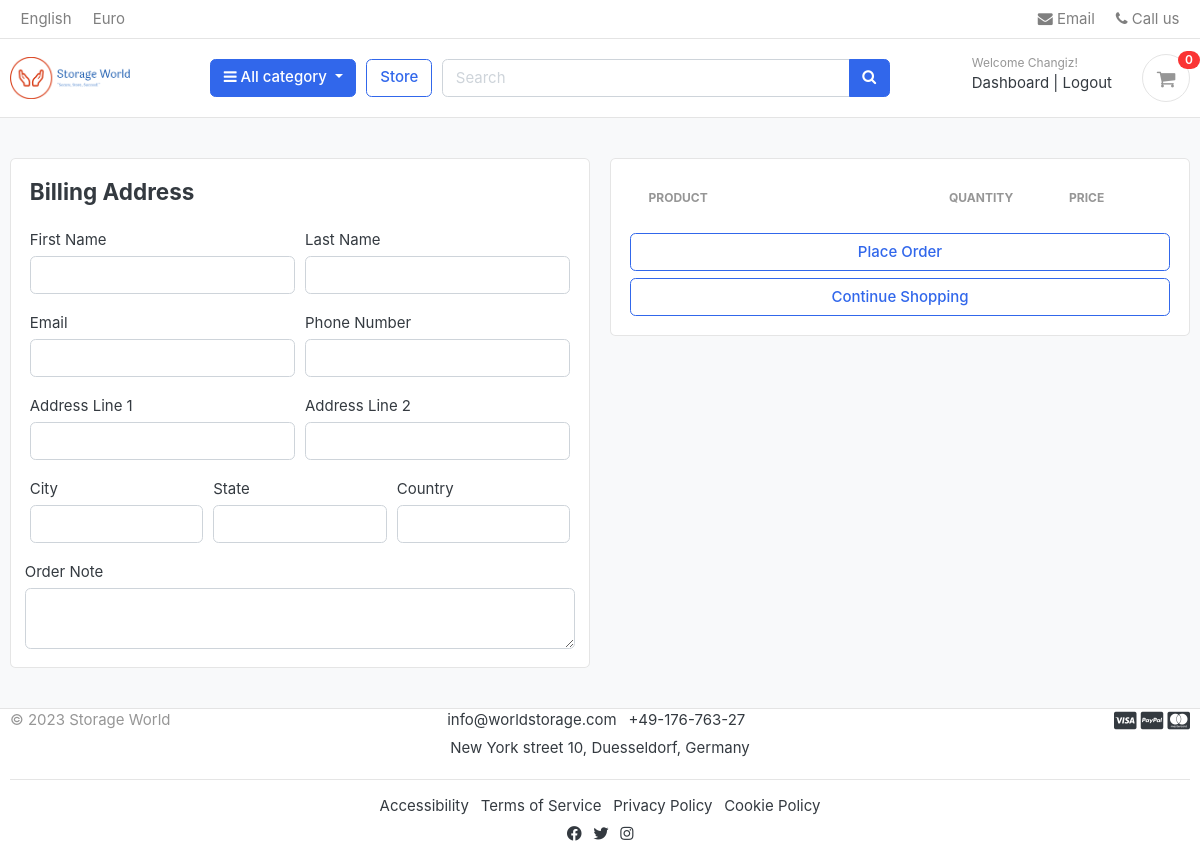
The app's page /cart/checkout/ (signed in), older data.
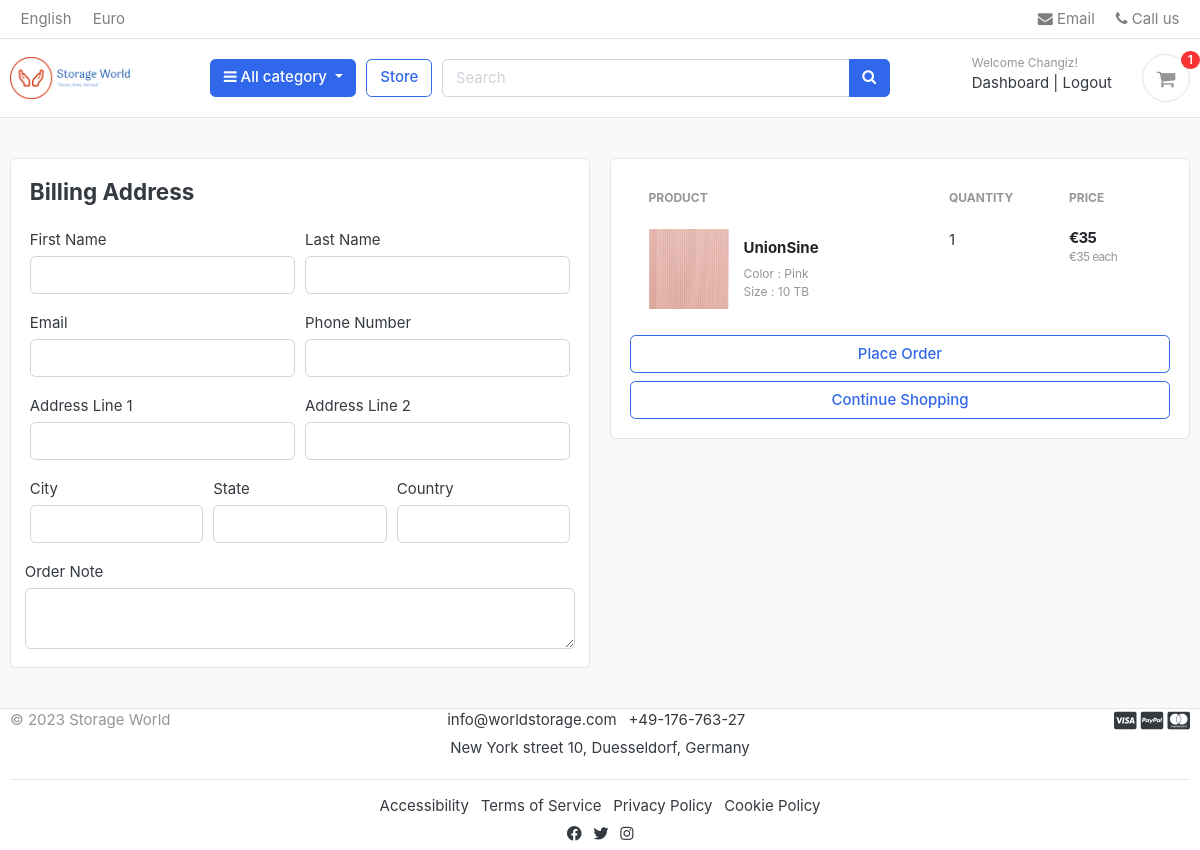
The same page, newer data.
### carts/models.py (models this page shows, shortened)
class CartItem(models.Model):
    user        = models.ForeignKey(Account, on_delete=models.CASCADE, null=True)
    product     = models.ForeignKey(Product, on_delete=models.CASCADE)
    variations  = models.ManyToManyField(Variation, blank=True)
    cart        = models.ForeignKey(Cart, on_delete=models.CASCADE, null=True)
    quantity    = models.IntegerField()
    is_active   = models.BooleanField(default=True)
    class Meta:
        db_table = 'CartItem'
    def sub_total(self):
        return self.product.price * self.quantity

### store/models.py (models this page shows, shortened)
class Product(models.Model):
    product_name        = models.CharField(max_length=200, unique=True)
    slug                = models.SlugField(max_length=200, unique=True)
    storage_capacity    = models.CharField(max_length=200, unique=True)
    hard_disk_interface = models.TextField(max_length=200, unique=True)
    brand               = models.CharField(max_length=200, unique=True)
    special_feature     = models.CharField(max_length=200, unique=True)
    product_description = models.TextField(max_length=500, blank=True)
    compatible_devices  = models.TextField(max_length=200, blank=True)
    installation_type   = models.TextField(max_length=200, blank=True)
    color               = models.CharField(max_length=200, unique=True)
    price               = models.IntegerField()
    images              = models.ImageField(upload_to='photos/products')
    stock               = models.IntegerField()
    is_available        = models.BooleanField(default=True)
    category            = models.ForeignKey(Category, on_delete=models.CASCADE)
    created_date        = models.DateTimeField(auto_now_add=True)
    modified_date       = models.DateTimeField(auto_now=True)
    def get_url(self):
        return reverse('product_detail', args=[self.category.slug, self.slug])

class Variation(models.Model):
    product             = models.ForeignKey(Product, on_delete=models.CASCADE)
    variation_category  = models.CharField(max_length=100, choices=variation_category_choice)
    variation_value     = models.CharField(max_length=100)
    is_active           = models.BooleanField(default=True)
    created_date        = models.DateTimeField(auto_now=True)
    objects = VariationManager()

### carts/views.py (the view)
# urls.py: path('checkout/', views.checkout, name='checkout'),
@login_required(login_url='login')
def checkout(request, total=0, quantity=0, cart_items=None):
    try:
        tax = 0
        grand_total = 0
        if request.user.is_authenticated:
            cart_items = CartItem.objects.filter(user=request.user, is_active=True)
        else:
            cart = Cart.objects.get(cart_id=_cart_id(request))
            cart_items = CartItem.objects.filter(cart=cart, is_active=True)
        for cart_item in cart_items:
            total += (cart_item.product.price * cart_item.quantity)
            quantity += cart_item.quantity
        tax = (2 * total)/100
        grand_total = total + tax
    except ObjectDoesNotExist:
        pass #just ignore
    context = {
        'total': total,
        'quantity': quantity,
        'cart_items': cart_items,
        'tax'       : tax,
        'grand_total': grand_total,
    }
    return render(request, 'store/checkout.html', context)

### carts/context_processors.py (called while the page is built)
def counter(request):
    cart_count = 0
    if 'admin' in request.path:
        return {}
    else:
        try:
            cart = Cart.objects.filter(cart_id=_cart_id(request))
            if request.user.is_authenticated:
                cart_items = CartItem.objects.all().filter(user=request.user)
            else:
                cart_items = CartItem.objects.all().filter(cart=cart[:1])
            for cart_item in cart_items:
                cart_count += cart_item.quantity
        except Cart.DoesNotExist:
            cart_count = 0
    return dict(cart_count=cart_count)

### carts/views.py (called while the page is built)
def _cart_id(request):
    cart = request.session.session_key
    if not cart:
        cart = request.session.create()
    return cart

### category/context_processors.py (called while the page is built)
def menu_links(request):
    links = Category.objects.all()
    return dict(links=links)

### category/models.py (called while the page is built)
    def get_url(self):
        return reverse('products_by_category', args=[self.slug])

### templates/store/checkout.html (shortened to what the changed rows need)
{% extends 'base.html' %}
{% load static %}
{% block content %}
<section class="section-content padding-y bg">
<div class="container">
<div class="row">
    <aside class="col-lg-6">
        <div class="card">
        <div class="card-body">
            <table class="table table-borderless table-shopping-cart">
                <thead class="text-muted">
                <tr class="small text-uppercase">
                    <th scope="col">Product</th>
                    <th scope="col" width="120">Quantity</th>
                    <th scope="col" width="120">Price</th>
                </tr>
                </thead>
                <tbody>
                {% for cart_item in cart_items %}
                <tr>
                    <td>
                        <figure class="itemside align-items-center">
                            <div class="aside"><img src="{{ cart_item.product.images.url }}" class="img-sm"></div>
                            <figcaption class="info">
                                <a href="{{ cart_item.product.get_url }}" class="title text-dark"><b>{{cart_item.product.product_name}}</b></a>
                                <p class="text-muted small">
                                    {% if cart_item.variations.all %}
                                        {% for item in cart_item.variations.all %}
                                            {{ item.variation_category | capfirst }} : {{ item.variation_value | capfirst }}<br>
                                        {% endfor %}
                                    {% endif %}
                                </p>
                            </figcaption>
                        </figure>
                    </td>
                    <td>
                        <label for="">{{cart_item.quantity}}</label>
                    </td>
                    <td>
                        <div class="price-wrap">
                            <var class="price">€{{ cart_item.sub_total }}</var>
                            <small class="text-muted"> €{{cart_item.product.price}} each </small>
                        </div>
                    </td>
                </tr>
                {% endfor %}
                </tbody>
                </table>
        </div>
        </div>
</aside>
</div>
</div>
</section>
{% endblock %}

### templates/includes/navbar.html (shortened to what this page needs)
{% load static %}
<header class="section-header">
<nav class="navbar p-md-0 navbar-expand-sm navbar-light border-bottom">
<div class="container">
  <div class="collapse navbar-collapse" id="navbarTop4">
    <ul class="navbar-nav mr-auto">
    	<li class="nav-item dropdown">
		 	<a href="#" class="nav-link">   English </a>
		</li>
		<li class="nav-item dropdown">
			<a href="#" class="nav-link"> Euro </a>
		</li>
    </ul>
    <ul class="navbar-nav">
		<li><a href="#" class="nav-link"> <i class="fa fa-envelope"></i> Email </a></li>
		<li><a href="#" class="nav-link"> <i class="fa fa-phone"></i> Call us </a></li>
	</ul>
  </div>
</div>
</nav>
<section class="header-main border-bottom">
	<div class="container">
<div class="row align-items-center">
	<div class="col-lg-2 col-md-3 col-6">
		<a href="{% url 'home' %}" class="brand-wrap">
			<img class="logo" src="{% static './images/logo/logo.png' %}">
		</a>
	</div>
	<div class="col-lg col-sm col-md col-6 flex-grow-0">
		<div class="category-wrap dropdown d-inline-block float-right">
			<button type="button" class="btn btn-primary dropdown-toggle" data-toggle="dropdown">
				<i class="fa fa-bars"></i> All category
			</button>
		</div>
	</div>
	<a href="{% url 'store' %}" class="btn btn-outline-primary">Store</a>
	<div class="col-lg  col-md-6 col-sm-12 col">
		<form action="{% url 'search' %}" class="search" method='GET'>
			<div class="input-group w-100">
			    <input type="text" class="form-control" style="width:60%;" placeholder="Search" name="keyword">
			    <div class="input-group-append">
			      <button class="btn btn-primary" type="submit">
			        <i class="fa fa-search"></i>
			      </button>
			    </div>
		    </div>
		</form>
	</div>
	<div class="col-lg-3 col-sm-6 col-8 order-2 order-lg-3">
				<div class="d-flex justify-content-end mb-3 mb-lg-0">
					{% if user.id is None %}
					<div class="widget-header">
						<small class="title text-muted">Welcome guest!</small>
						<div>
							<a href="{% url 'login' %}">Sign in</a> <span class="dark-transp"> | </span>
							<a href="{% url 'register' %}"> Register</a>
						</div>
					</div>
					{% else %}
					<div class="widget-header">
						<small class="title text-muted">Welcome {{user.first_name | capfirst}}!</small>
						<div>
							<a href="{% url 'dashboard' %}">Dashboard</a> <span class="dark-transp"> | </span>
							<a href="{% url 'logout' %}"> Logout</a>
						</div>
					</div>
					{% endif %}
					<a href="{% url 'cart' %}" class="widget-header pl-3 ml-3">
						<div class="icon icon-sm rounded-circle border"><i class="fa fa-shopping-cart"></i></div>
						<span class="badge badge-pill badge-danger notify">{{cart_count}}</span>
					</a>
				</div>
			</div>
</div>
	</div>
</section>
</header>

Row changes from the older to the newer data that the page shows:
added CartItem: product.images (picture), product.product_name "UnionSine", quantity "1", sub_total "35", product.price "35"
now on this page (row unchanged): Variation: variation_category "Color", variation_value "Pink"
now on this page (row unchanged): Variation: variation_category "Size", variation_value "10 TB"
Text that changed along with them:
{{ cart_count }}: "0" → "1"
